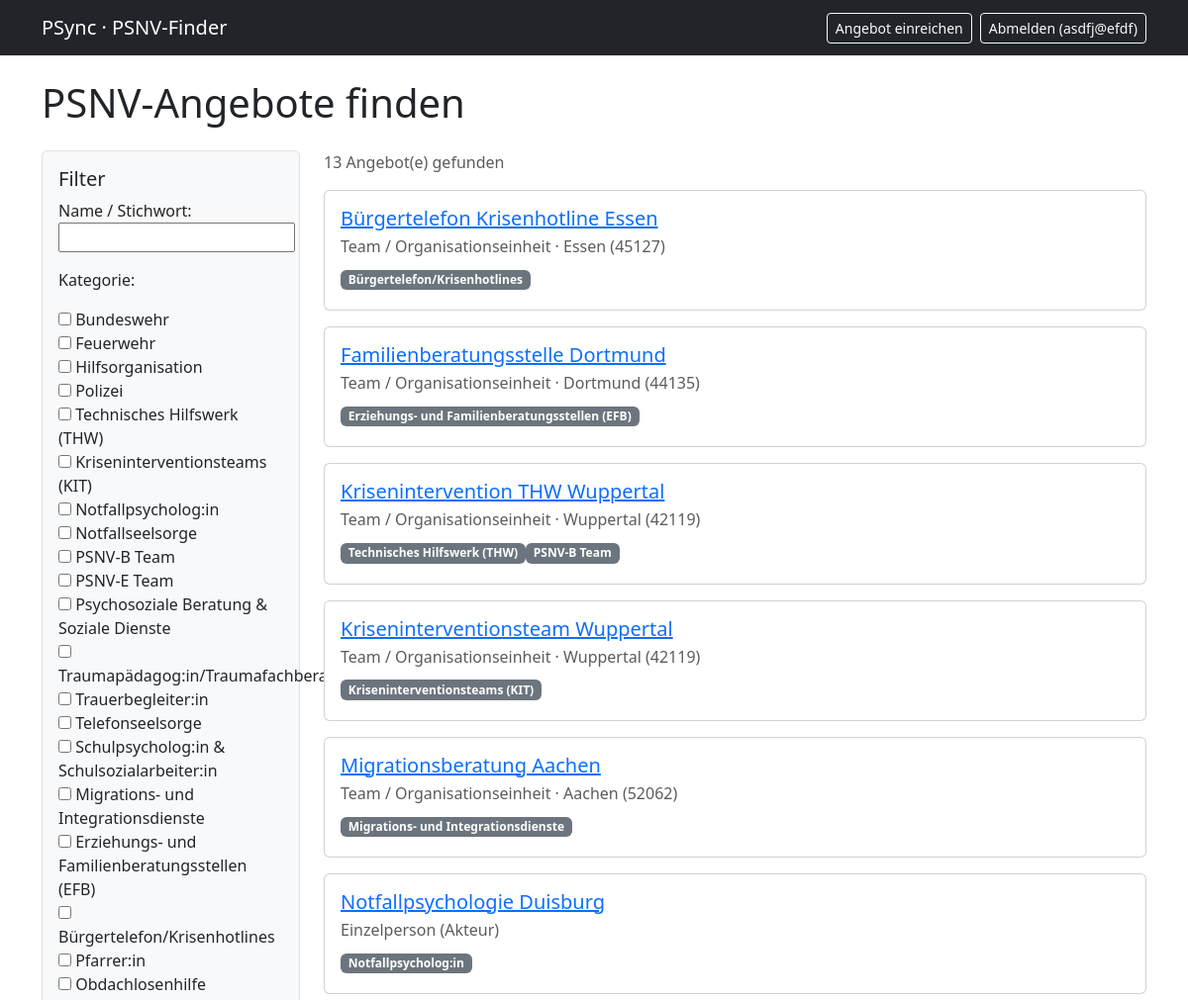
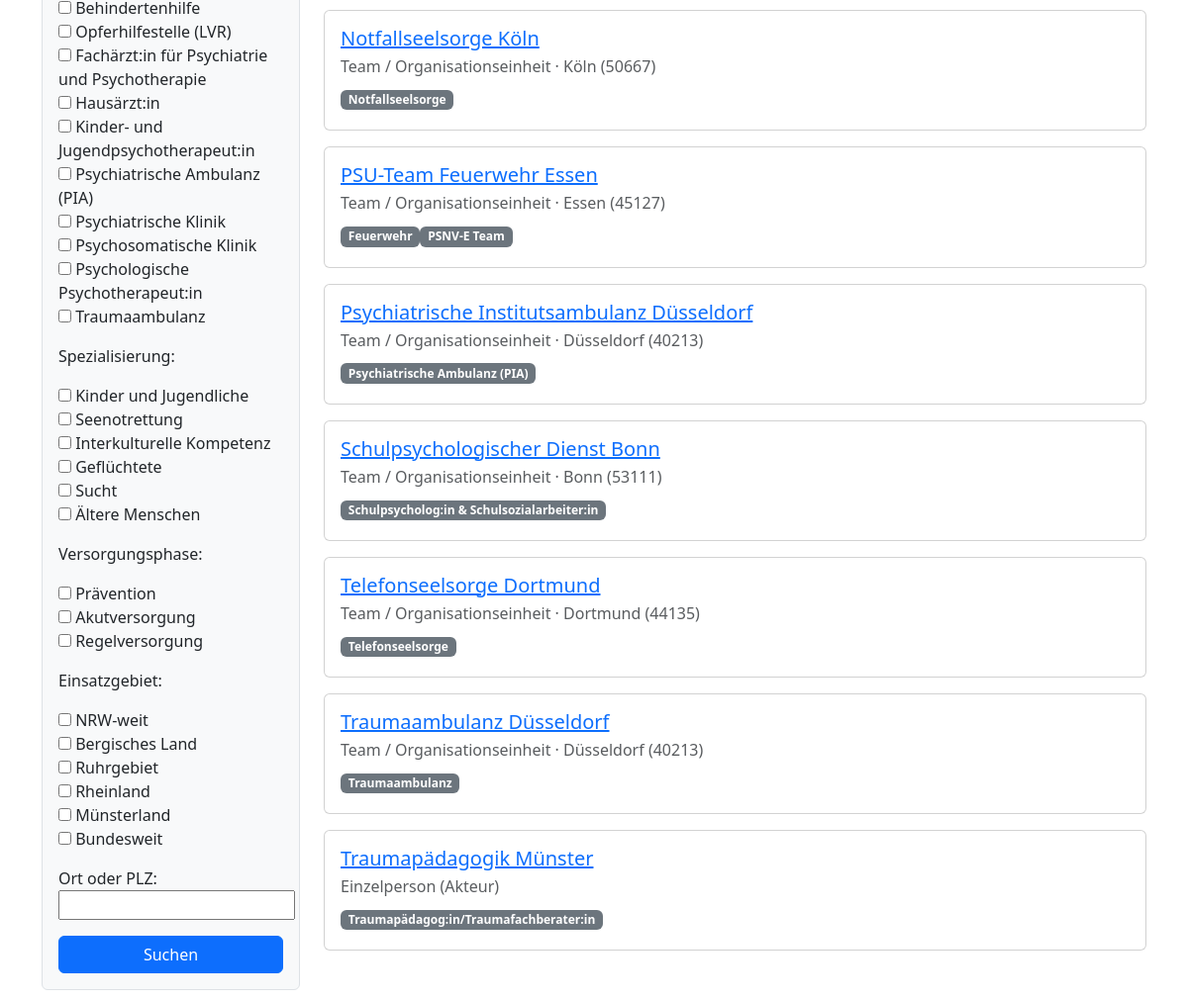
The page / (signed in) on the database its author committed (2 pictures, top to bottom).
### psnv/models.py (models this page shows, shortened)
class Oberbegriff(models.Model):
    ober_id = models.AutoField(primary_key=True)
    name = models.CharField(max_length=255)
    description = models.TextField(blank=True)
    class Meta:
        db_table = "oberbegriff"
        verbose_name_plural = "Oberbegriffe"
    def __str__(self):
        return self.name

class Anbieter(models.Model):
    class Typ(models.TextChoices):
        AKTEUR = "akteur", "Einzelperson (Akteur)"
        TEAM = "team", "Team / Organisationseinheit"
    class Status(models.TextChoices):
        PENDING = "pending", "Ausstehend (wartet auf Freigabe)"
        APPROVED = "approved", "Freigegeben"
        REJECTED = "rejected", "Abgelehnt"
    anbieter_id = models.AutoField(primary_key=True)
    typ = models.CharField(max_length=10, choices=Typ.choices)
    name = models.CharField(max_length=255)
    email = models.EmailField(blank=True)
    phone_main = models.CharField("Telefon 1", max_length=50, blank=True)
    phone_secondary = models.CharField("Telefon 2", max_length=50, blank=True)
    website = models.URLField(blank=True)
    verified = models.BooleanField(default=False)
    status = models.CharField(max_length=50, choices=Status.choices, default=Status.PENDING)
    created_at = models.DateTimeField(auto_now_add=True)
    updated_at = models.DateTimeField(auto_now=True)
    eingereicht_von = models.ForeignKey(
        settings.AUTH_USER_MODEL, null=True, blank=True,
        on_delete=models.SET_NULL, related_name="eingereichte_anbieter",
    )
    sprachen = models.ManyToManyField("Sprache", through="AnbieterSprache", blank=True, related_name="anbieter")
    stellen = models.ManyToManyField("Stelle", through="AnbieterStelle", blank=True, related_name="anbieter")
    versorgungsphasen = models.ManyToManyField("Versorgungsphase", through="AnbieterPhase", blank=True, related_name="anbieter")
    spezialisierungen = models.ManyToManyField("Spezialisierung", through="AnbieterSpezialisierung", blank=True, related_name="anbieter")
    operative_psnv = models.ManyToManyField("OperativePSNV", through="AnbieterOperative", blank=True, related_name="anbieter")
    angebote = models.ManyToManyField("PSNVAngebot", through="AnbieterAngebot", blank=True, related_name="anbieter")
    einsatzgebiete = models.ManyToManyField("Einsatzgebiet", through="AnbieterEinsatzgebiet", blank=True, related_name="anbieter")
    qualifikationen = models.ManyToManyField("Qualifikation", through="AnbieterQualifikation", blank=True, related_name="anbieter")
    oberbegriffe = models.ManyToManyField("Oberbegriff", through="AnbieterOberbegriff", blank=True, related_name="anbieter")
    class Meta:
        db_table = "anbieter"
        indexes = [models.Index(fields=["name"])]
        verbose_name = "Anbieter"
        verbose_name_plural = "Anbieter"

class Team(Anbieter):
    standort = models.ForeignKey("Standort", on_delete=models.PROTECT, related_name="teams")
    class Meta:
        db_table = "team"
        verbose_name = "Team"
        verbose_name_plural = "Teams"

class Standort(models.Model):
    class LocationType(models.TextChoices):
        STATIONAER = "stationaer", "Stationär / standortgebunden"
        REGIONAL = "regional", "Regional"
        BUNDESWEIT = "bundesweit", "Bundesweit"
        ANDERE = "andere", "Andere"
    standort_id = models.AutoField(primary_key=True)
    street = models.CharField("Straße", max_length=255, blank=True)
    house_number = models.CharField("Hausnummer", max_length=20, blank=True)
    zip_code = models.CharField("PLZ", max_length=10, blank=True)
    city = models.CharField("Ort", max_length=255, blank=True)
    region = models.CharField(max_length=255, blank=True)
    state = models.CharField("Bundesland", max_length=255, blank=True)
    country = models.CharField(max_length=100, default="Germany")
    latitude = models.FloatField(null=True, blank=True)
    longitude = models.FloatField(null=True, blank=True)
    location_type = models.CharField(max_length=20, choices=LocationType.choices, blank=True)
    created_at = models.DateTimeField(auto_now_add=True)
    updated_at = models.DateTimeField(auto_now=True)
    organisationen = models.ManyToManyField("Organisation", through="OrganisationStandort", blank=True, related_name="standorte")
    class Meta:
        db_table = "standort"
        indexes = [models.Index(fields=["region", "state", "latitude", "longitude"])]
        verbose_name = "Standort"
        verbose_name_plural = "Standorte"

### psnv/views.py (the view)
# urls.py: path("", views.SucheView.as_view(), name="suche"),
class SucheView(FilterView):
    model = Anbieter
    filterset_class = AnbieterFilter
    template_name = "psnv/suche.html"
    context_object_name = "anbieter_liste"
    paginate_by = 20
    def get_queryset(self):
        return (
            Anbieter.objects.filter(status=Anbieter.Status.APPROVED, verified=True)
            .select_related("team__standort")
            .prefetch_related("oberbegriffe", "spezialisierungen", "versorgungsphasen")
            .order_by("name")
        )

### psnv/models.py (called while the page is built)
    def __str__(self):
        return self.name

    def __str__(self):
        return self.name

    def __str__(self):
        return self.name

### psnv/templates/psnv/suche.html (shortened to what this page needs)
{% extends "base.html" %}
{% block content %}
<h1 class="mb-4">PSNV-Angebote finden</h1>
<div class="row">
  <div class="col-md-3">
    <form method="get" class="border rounded p-3 bg-light">
      <h5>Filter</h5>
      {{ filter.form.as_p }}
      <button type="submit" class="btn btn-primary w-100">Suchen</button>
    </form>
  </div>
  <div class="col-md-9">
    <p class="text-muted">{{ paginator.count }} Angebot(e) gefunden</p>
    {% for anbieter in anbieter_liste %}
      <div class="card mb-3">
        <div class="card-body">
          <h5 class="card-title">
            <a href="{% url 'psnv:anbieter_detail' anbieter.pk %}">{{ anbieter.name }}</a>
          </h5>
          <p class="card-subtitle text-muted mb-2">
            {{ anbieter.get_typ_display }}
            {% if anbieter.team.standort %} · {{ anbieter.team.standort.city }} ({{ anbieter.team.standort.zip_code }}){% endif %}
          </p>
          <p class="mb-1">
            {% for o in anbieter.oberbegriffe.all %}<span class="badge bg-secondary">{{ o.name }}</span>{% endfor %}
          </p>
        </div>
      </div>
    {% empty %}
      <p>Keine Angebote gefunden. Filter anpassen?</p>
    {% endfor %}
  </div>
</div>
{% endblock %}

### templates/base.html (shortened to what this page needs)
{% load static %}
<!DOCTYPE html>
<html lang="de">
<head>
  <link href="https://cdn.jsdelivr.net/npm/bootstrap@5.3.3/dist/css/bootstrap.min.css" rel="stylesheet">
</head>
<body>
  <nav class="navbar navbar-expand-lg navbar-dark bg-dark mb-4">
    <div class="container">
      <a class="navbar-brand" href="{% url 'psnv:suche' %}">PSync · PSNV-Finder</a>
      <div class="d-flex gap-2">
        {% if user.is_authenticated %}
          <a class="btn btn-outline-light btn-sm" href="{% url 'psnv:einreichen' %}">Angebot einreichen</a>
          <form method="post" action="{% url 'logout' %}" class="d-inline">
            <button class="btn btn-outline-light btn-sm" type="submit">Abmelden ({{ user.username }})</button>
          </form>
        {% else %}
          <a class="btn btn-outline-light btn-sm" href="{% url 'login' %}">Anmelden</a>
          <a class="btn btn-light btn-sm" href="{% url 'signup' %}">Registrieren</a>
        {% endif %}
      </div>
    </div>
  </nav>
  <div class="container pb-5">
    {% block content %}{% endblock %}
  </div>
</body>
</html>

### rows shown on the page
Anbieter: name "Bürgertelefon Krisenhotline Essen", typ "Team / Organisationseinheit", team.standort.city "Essen", team.standort.zip_code "45127"
Oberbegriff: name "Bürgertelefon/Krisenhotlines"
Anbieter: name "Familienberatungsstelle Dortmund", typ "Team / Organisationseinheit", team.standort.city "Dortmund", team.standort.zip_code "44135"
Oberbegriff: name "Erziehungs- und Familienberatungsstellen (EFB)"
Anbieter: name "Krisenintervention THW Wuppertal", typ "Team / Organisationseinheit", team.standort.city "Wuppertal", team.standort.zip_code "42119"
Oberbegriff: name "Technisches Hilfswerk (THW)"
Oberbegriff: name "PSNV-B Team"
Anbieter: name "Kriseninterventionsteam Wuppertal", typ "Team / Organisationseinheit", team.standort.city "Wuppertal", team.standort.zip_code "42119"
Oberbegriff: name "Kriseninterventionsteams (KIT)"
Anbieter: name "Migrationsberatung Aachen", typ "Team / Organisationseinheit", team.standort.city "Aachen", team.standort.zip_code "52062"
Oberbegriff: name "Migrations- und Integrationsdienste"
Anbieter: name "Notfallpsychologie Duisburg", typ "Einzelperson (Akteur)"
Oberbegriff: name "Notfallpsycholog:in"
Anbieter: name "Notfallseelsorge Köln", typ "Team / Organisationseinheit", team.standort.city "Köln", team.standort.zip_code "50667"
Oberbegriff: name "Notfallseelsorge"
Anbieter: name "PSU-Team Feuerwehr Essen", typ "Team / Organisationseinheit", team.standort.city "Essen", team.standort.zip_code "45127"
Oberbegriff: name "Feuerwehr"
Oberbegriff: name "PSNV-E Team"
Anbieter: name "Psychiatrische Institutsambulanz Düsseldorf", typ "Team / Organisationseinheit", team.standort.city "Düsseldorf", team.standort.zip_code "40213"
Oberbegriff: name "Psychiatrische Ambulanz (PIA)"
Anbieter: name "Schulpsychologischer Dienst Bonn", typ "Team / Organisationseinheit", team.standort.city "Bonn", team.standort.zip_code "53111"
Oberbegriff: name "Schulpsycholog:in & Schulsozialarbeiter:in"
Anbieter: name "Telefonseelsorge Dortmund", typ "Team / Organisationseinheit", team.standort.city "Dortmund", team.standort.zip_code "44135"
Oberbegriff: name "Telefonseelsorge"
Anbieter: name "Traumaambulanz Düsseldorf", typ "Team / Organisationseinheit", team.standort.city "Düsseldorf", team.standort.zip_code "40213"
Oberbegriff: name "Traumaambulanz"
Anbieter: name "Traumapädagogik Münster", typ "Einzelperson (Akteur)"
Oberbegriff: name "Traumapädagog:in/Traumafachberater:in"

### other values the page prints
{{ user.username }} "asdfj@efdf"
{{ paginator.count }} "13"
